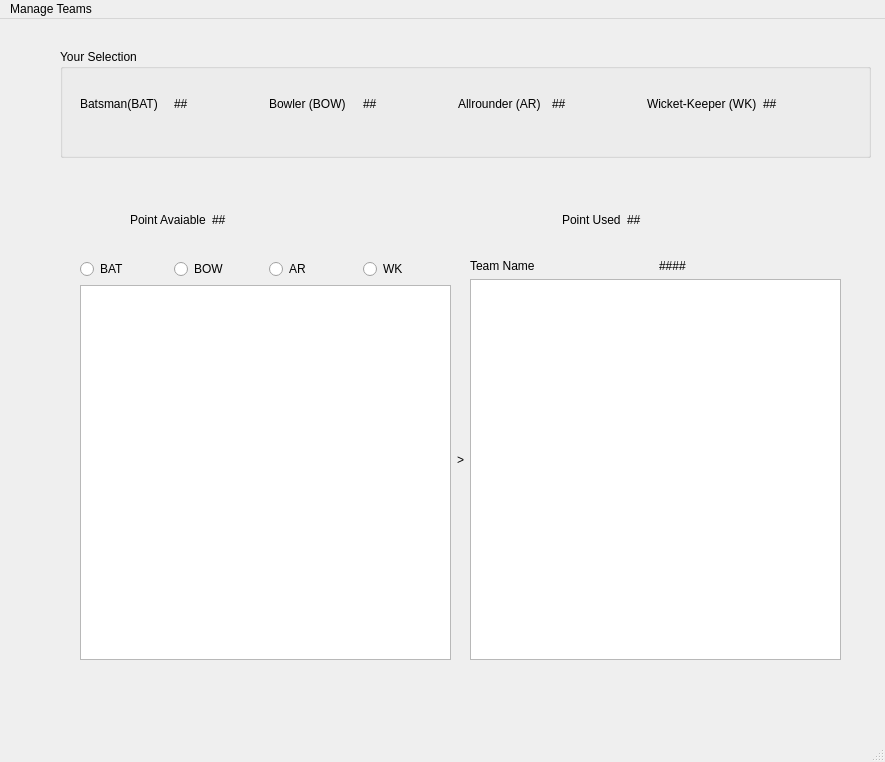
<?xml version="1.0" encoding="UTF-8"?>
<ui version="4.0">
 <class>MainWindow</class>
 <widget class="QMainWindow" name="MainWindow">
  <property name="geometry">
   <rect>
    <x>0</x>
    <y>0</y>
    <width>885</width>
    <height>762</height>
   </rect>
  </property>
  <property name="windowTitle">
   <string>Circket Players</string>
  </property>
  <widget class="QWidget" name="centralwidget">
   <widget class="QGroupBox" name="groupBox">
    <property name="geometry">
     <rect>
      <x>60</x>
      <y>30</y>
      <width>811</width>
      <height>109</height>
     </rect>
    </property>
    <property name="styleSheet">
     <string notr="true">font: 16pt &quot;MS Shell Dlg 2&quot;;</string>
    </property>
    <property name="title">
     <string>Your Selection</string>
    </property>
    <widget class="QWidget" name="horizontalLayoutWidget">
     <property name="geometry">
      <rect>
       <x>20</x>
       <y>9</y>
       <width>771</width>
       <height>91</height>
      </rect>
     </property>
     <layout class="QHBoxLayout" name="horizontalLayout">
      <item>
       <widget class="QLabel" name="label">
        <property name="styleSheet">
         <string notr="true">font: 11pt &quot;MS Shell Dlg 2&quot;;</string>
        </property>
        <property name="text">
         <string>Batsman(BAT)</string>
        </property>
       </widget>
      </item>
      <item>
       <widget class="QLabel" name="bat">
        <property name="styleSheet">
         <string notr="true">font: 11pt &quot;MS Shell Dlg 2&quot;;</string>
        </property>
        <property name="text">
         <string>##</string>
        </property>
       </widget>
      </item>
      <item>
       <widget class="QLabel" name="label_2">
        <property name="styleSheet">
         <string notr="true">font: 11pt &quot;MS Shell Dlg 2&quot;;</string>
        </property>
        <property name="text">
         <string>Bowler (BOW)</string>
        </property>
       </widget>
      </item>
      <item>
       <widget class="QLabel" name="bow">
        <property name="styleSheet">
         <string notr="true">font: 11pt &quot;MS Shell Dlg 2&quot;;</string>
        </property>
        <property name="text">
         <string>##</string>
        </property>
       </widget>
      </item>
      <item>
       <widget class="QLabel" name="label_3">
        <property name="styleSheet">
         <string notr="true">font: 11pt &quot;MS Shell Dlg 2&quot;;</string>
        </property>
        <property name="text">
         <string>Allrounder (AR)</string>
        </property>
       </widget>
      </item>
      <item>
       <widget class="QLabel" name="ar">
        <property name="styleSheet">
         <string notr="true">font: 11pt &quot;MS Shell Dlg 2&quot;;</string>
        </property>
        <property name="text">
         <string>##</string>
        </property>
       </widget>
      </item>
      <item>
       <widget class="QLabel" name="label_4">
        <property name="styleSheet">
         <string notr="true">font: 11pt &quot;MS Shell Dlg 2&quot;;
font: 11pt &quot;MS Shell Dlg 2&quot;;</string>
        </property>
        <property name="text">
         <string>Wicket-Keeper (WK)</string>
        </property>
       </widget>
      </item>
      <item>
       <widget class="QLabel" name="wk">
        <property name="styleSheet">
         <string notr="true">font: 11pt &quot;MS Shell Dlg 2&quot;;</string>
        </property>
        <property name="text">
         <string>##</string>
        </property>
       </widget>
      </item>
     </layout>
    </widget>
   </widget>
   <widget class="QWidget" name="horizontalLayoutWidget_2">
    <property name="geometry">
     <rect>
      <x>130</x>
      <y>180</y>
      <width>511</width>
      <height>41</height>
     </rect>
    </property>
    <layout class="QHBoxLayout" name="horizontalLayout_2">
     <item>
      <widget class="QLabel" name="label_12">
       <property name="styleSheet">
        <string notr="true">font: 10pt &quot;MS Shell Dlg 2&quot;;
font: 11pt &quot;MS Shell Dlg 2&quot;;</string>
       </property>
       <property name="text">
        <string>Point Avaiable</string>
       </property>
      </widget>
     </item>
     <item>
      <widget class="QLabel" name="pa">
       <property name="styleSheet">
        <string notr="true">font: 11pt &quot;MS Shell Dlg 2&quot;;</string>
       </property>
       <property name="text">
        <string>##</string>
       </property>
      </widget>
     </item>
     <item>
      <spacer name="horizontalSpacer">
       <property name="orientation">
        <enum>Qt::Horizontal</enum>
       </property>
       <property name="sizeHint" stdset="0">
        <size>
         <width>40</width>
         <height>20</height>
        </size>
       </property>
      </spacer>
     </item>
     <item>
      <widget class="QLabel" name="label_10">
       <property name="styleSheet">
        <string notr="true">font: 11pt &quot;MS Shell Dlg 2&quot;;</string>
       </property>
       <property name="text">
        <string>Point Used</string>
       </property>
      </widget>
     </item>
     <item>
      <widget class="QLabel" name="pu">
       <property name="styleSheet">
        <string notr="true">font: 12pt &quot;MS Shell Dlg 2&quot;;</string>
       </property>
       <property name="text">
        <string>##</string>
       </property>
      </widget>
     </item>
    </layout>
   </widget>
   <widget class="QWidget" name="horizontalLayoutWidget_3">
    <property name="geometry">
     <rect>
      <x>80</x>
      <y>240</y>
      <width>761</width>
      <height>401</height>
     </rect>
    </property>
    <layout class="QHBoxLayout" name="horizontalLayout_3">
     <item>
      <layout class="QVBoxLayout" name="verticalLayout">
       <item>
        <layout class="QHBoxLayout" name="horizontalLayout_4">
         <item>
          <widget class="QRadioButton" name="rbat">
           <property name="styleSheet">
            <string notr="true">font: 10pt &quot;MS Shell Dlg 2&quot;;
font: 11pt &quot;MS Shell Dlg 2&quot;;</string>
           </property>
           <property name="text">
            <string>BAT</string>
           </property>
          </widget>
         </item>
         <item>
          <widget class="QRadioButton" name="rbow">
           <property name="styleSheet">
            <string notr="true">font: 11pt &quot;MS Shell Dlg 2&quot;;</string>
           </property>
           <property name="text">
            <string>BOW</string>
           </property>
          </widget>
         </item>
         <item>
          <widget class="QRadioButton" name="rar">
           <property name="styleSheet">
            <string notr="true">font: 11pt &quot;MS Shell Dlg 2&quot;;</string>
           </property>
           <property name="text">
            <string>AR</string>
           </property>
          </widget>
         </item>
         <item>
          <widget class="QRadioButton" name="rwk">
           <property name="styleSheet">
            <string notr="true">font: 11pt &quot;MS Shell Dlg 2&quot;;</string>
           </property>
           <property name="text">
            <string>WK</string>
           </property>
          </widget>
         </item>
        </layout>
       </item>
       <item>
        <widget class="QListWidget" name="select"/>
       </item>
      </layout>
     </item>
     <item>
      <widget class="QLabel" name="label_13">
       <property name="styleSheet">
        <string notr="true">font: 28pt &quot;MS Shell Dlg 2&quot;;</string>
       </property>
       <property name="text">
        <string>&gt;</string>
       </property>
      </widget>
     </item>
     <item>
      <layout class="QVBoxLayout" name="verticalLayout_2">
       <item>
        <layout class="QHBoxLayout" name="horizontalLayout_5">
         <item>
          <widget class="QLabel" name="label_15">
           <property name="styleSheet">
            <string notr="true">font: 11pt &quot;MS Shell Dlg 2&quot;;</string>
           </property>
           <property name="text">
            <string>Team Name</string>
           </property>
          </widget>
         </item>
         <item>
          <widget class="QLabel" name="team">
           <property name="styleSheet">
            <string notr="true">font: 11pt &quot;MS Shell Dlg 2&quot;;</string>
           </property>
           <property name="text">
            <string>####</string>
           </property>
          </widget>
         </item>
        </layout>
       </item>
       <item>
        <widget class="QListWidget" name="display"/>
       </item>
      </layout>
     </item>
    </layout>
   </widget>
  </widget>
  <widget class="QMenuBar" name="menubar">
   <property name="geometry">
    <rect>
     <x>0</x>
     <y>0</y>
     <width>885</width>
     <height>21</height>
    </rect>
   </property>
   <widget class="QMenu" name="menuManage_Teams">
    <property name="title">
     <string>Manage Teams</string>
    </property>
    <addaction name="actionNew_Team"/>
    <addaction name="actionOpen_Team"/>
    <addaction name="actionSave_Team"/>
    <addaction name="actionEvaluate_Team"/>
   </widget>
   <addaction name="menuManage_Teams"/>
  </widget>
  <widget class="QStatusBar" name="statusbar"/>
  <action name="actionNew_Team">
   <property name="text">
    <string>New Team</string>
   </property>
  </action>
  <action name="actionOpen_Team">
   <property name="text">
    <string>Open Team</string>
   </property>
  </action>
  <action name="actionSave_Team">
   <property name="text">
    <string>Save Team</string>
   </property>
  </action>
  <action name="actionEvaluate_Team">
   <property name="text">
    <string>Evaluate Team</string>
   </property>
  </action>
 </widget>
 <resources/>
 <connections/>
</ui>
